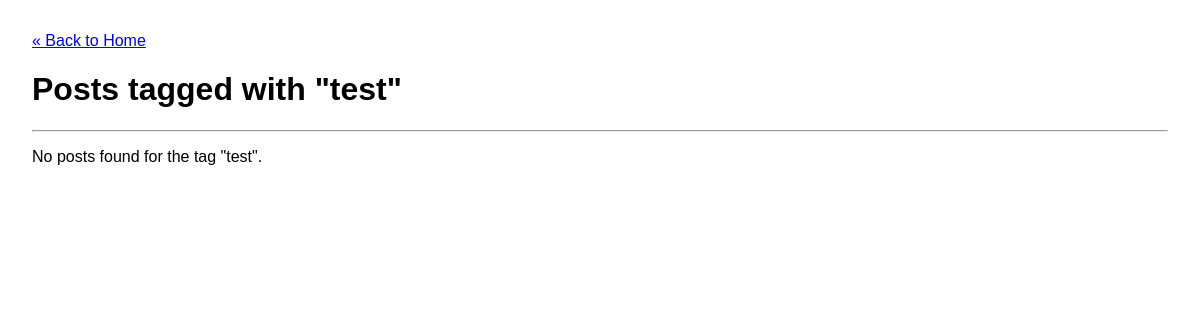
Page /tag/test on the earlier database version.
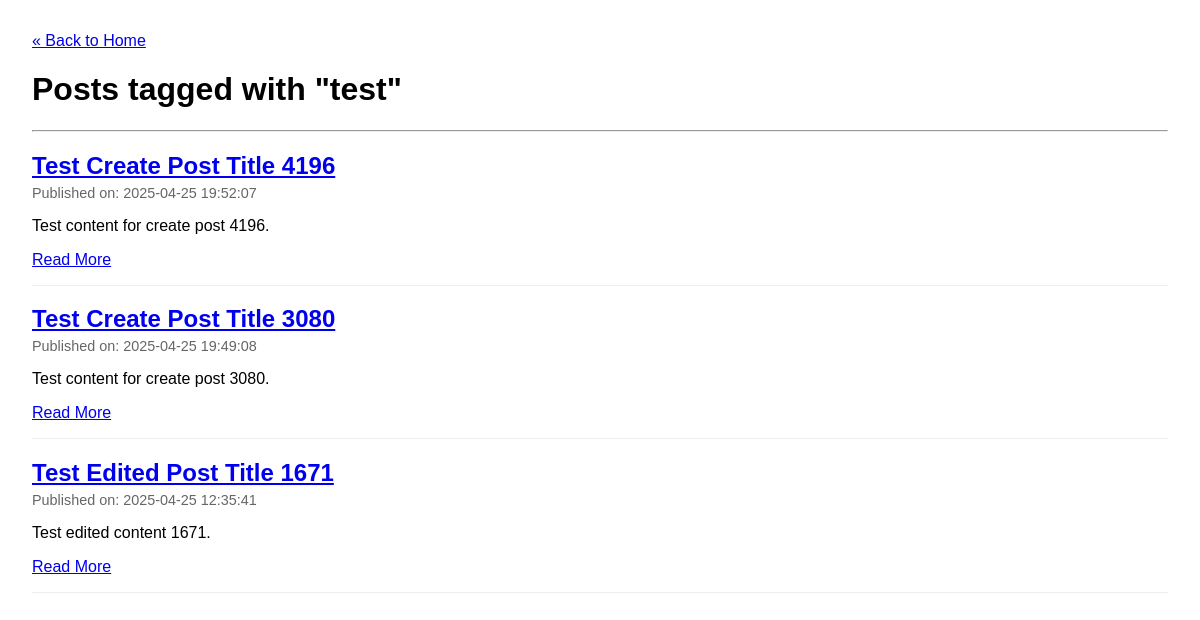
Same page on the later database version.
### tables this page shows
CREATE TABLE posts (
    id INTEGER PRIMARY KEY AUTOINCREMENT, -- Unique identifier for each post
    title TEXT NOT NULL,                  -- Title of the blog post
    content TEXT NOT NULL,                -- Main body/content of the post
    published_date TIMESTAMP NOT NULL DEFAULT CURRENT_TIMESTAMP -- When the post was created/published
);

### app.py (the view)
@app.route('/tag/<string:tag_name>')
def posts_by_tag(tag_name):
    try:
        posts = db.get_posts_by_tag(tag_name)
        return render_template('tag_posts.html', tag_name=tag_name, posts=posts)
    except Exception as e:
        app.logger.error(f"Error fetching posts for tag '{tag_name}': {e}")
        return "<h1>An error occurred fetching posts for this tag.</h1>", 500

### db.py (called while the page is built)
def get_db_connection():
    conn = sqlite3.connect(DATABASE_PATH)
    conn.row_factory = sqlite3.Row
    return conn

def get_posts_by_tag(tag_name):
    posts = []
    conn = None
    try:
        conn = get_db_connection()
        cursor = conn.cursor()
        cursor.execute("""
            SELECT p.id, p.title, p.content, p.published_date
            FROM posts p
            JOIN post_tags pt ON p.id = pt.post_id
            JOIN tags t ON pt.tag_id = t.id
            WHERE t.name = ?
            ORDER BY p.published_date DESC
        """, (tag_name,))
        posts = cursor.fetchall()
    except sqlite3.Error as e:
        print(f"Database error in get_posts_by_tag for tag '{tag_name}': {e}")
    finally:
        if conn:
            conn.close()
    return posts

### templates/tag_posts.html (shortened to what this page needs)
<!DOCTYPE html>
<html lang="en">
  <head>
  </head>
  <body>
    <nav>
      <a href="{{ url_for('index') }}">&laquo; Back to Home</a>
    </nav>
    <h1>Posts tagged with "{{ tag_name }}"</h1>
    <hr />
    {% if posts %} {% for post in posts %}
    <article>
      <h2>
        <a href="{{ url_for('post', post_id=post['id']) }}"
          >{{ post['title'] }}</a
        >
      </h2>
      <div class="post-meta">
        Published on: {{ post['published_date'] }}
      </div>
      <div class="post-excerpt">
        <p>
          {{ post['content'][:150] }}
        </p>
      </div>
      <a href="{{ url_for('post', post_id=post['id']) }}">Read More</a>
    </article>
    {% endfor %} {% else %}
    <p>No posts found for the tag "{{ tag_name }}".</p>
    {% endif %}
  </body>
</html>

### templates/tag_posts.html (style rules this page uses)
body { font-family: sans-serif; margin: 2em; }
article { border-bottom: 1px solid #eee; padding-bottom: 1em; margin-bottom: 1em; }
h2 { margin-bottom: 0.2em; }
.post-meta { color: #666; font-size: 0.9em; }
.post-excerpt { margin-top: 0.5em; }

Differences in the rows shown:
added posts: title "Test Create Post Title 4196", published_date "2025-04-25 19:52:07", content "Test content for create post 4196."
added posts: title "Test Create Post Title 3080", published_date "2025-04-25 19:49:08", content "Test content for create post 3080."
now on this page (row edited): posts: title "Test Edited Post Title 1671", published_date "2025-04-25 12:35:41", content "Test edited content 1671."
Other differences:
{{ tag_name }}: "test" → (not shown)
text no longer shown: "No posts found for the tag \" \"."
